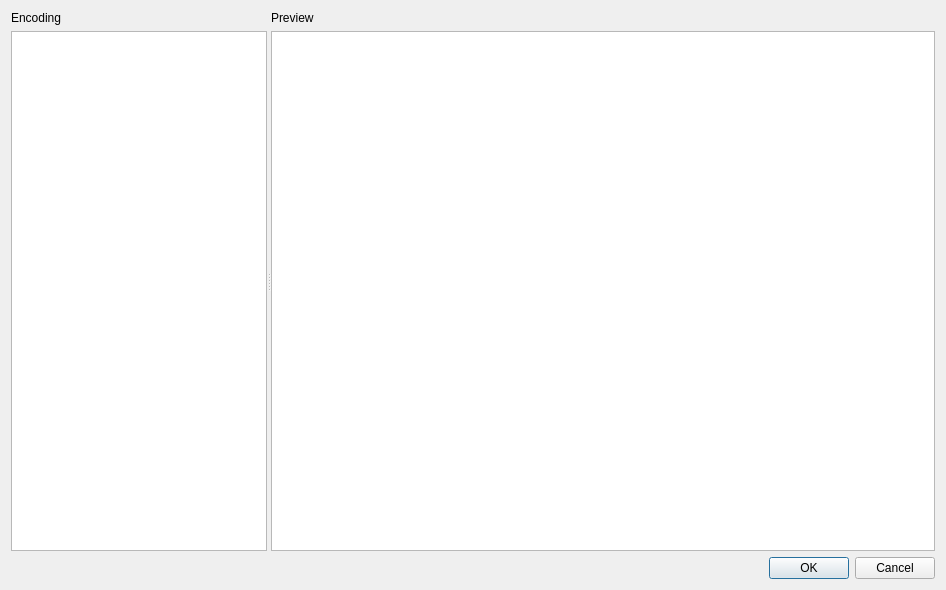
<?xml version="1.0" encoding="UTF-8"?>
<ui version="4.0">
 <class>EncodingDetectDialog</class>
 <widget class="QDialog" name="EncodingDetectDialog">
  <property name="geometry">
   <rect>
    <x>0</x>
    <y>0</y>
    <width>946</width>
    <height>590</height>
   </rect>
  </property>
  <property name="windowTitle">
   <string>Confirm detected subtitle encoding</string>
  </property>
  <layout class="QVBoxLayout" name="verticalLayout">
   <item>
    <widget class="QSplitter" name="hsplit">
     <property name="orientation">
      <enum>Qt::Horizontal</enum>
     </property>
     <property name="childrenCollapsible">
      <bool>false</bool>
     </property>
     <widget class="QWidget" name="encodingWrap" native="true">
      <layout class="QVBoxLayout" name="verticalLayout_2">
       <item>
        <widget class="QLabel" name="encodingLabel">
         <property name="text">
          <string>Encoding</string>
         </property>
         <property name="buddy">
          <cstring>encoding</cstring>
         </property>
        </widget>
       </item>
       <item>
        <widget class="QTreeView" name="encoding">
         <attribute name="headerVisible">
          <bool>false</bool>
         </attribute>
        </widget>
       </item>
      </layout>
     </widget>
     <widget class="QWidget" name="previewWrap" native="true">
      <property name="sizePolicy">
       <sizepolicy hsizetype="Expanding" vsizetype="Preferred">
        <horstretch>1</horstretch>
        <verstretch>0</verstretch>
       </sizepolicy>
      </property>
      <layout class="QVBoxLayout" name="verticalLayout_3">
       <item>
        <widget class="QLabel" name="previewLabel">
         <property name="text">
          <string>Preview</string>
         </property>
         <property name="buddy">
          <cstring>preview</cstring>
         </property>
        </widget>
       </item>
       <item>
        <widget class="QPlainTextEdit" name="preview">
         <property name="readOnly">
          <bool>true</bool>
         </property>
        </widget>
       </item>
      </layout>
     </widget>
    </widget>
   </item>
   <item>
    <widget class="QDialogButtonBox" name="buttonBox">
     <property name="orientation">
      <enum>Qt::Horizontal</enum>
     </property>
     <property name="standardButtons">
      <set>QDialogButtonBox::Cancel|QDialogButtonBox::Ok</set>
     </property>
    </widget>
   </item>
  </layout>
 </widget>
 <resources/>
 <connections>
  <connection>
   <sender>buttonBox</sender>
   <signal>accepted()</signal>
   <receiver>EncodingDetectDialog</receiver>
   <slot>accept()</slot>
   <hints>
    <hint type="sourcelabel">
     <x>254</x>
     <y>293</y>
    </hint>
    <hint type="destinationlabel">
     <x>157</x>
     <y>274</y>
    </hint>
   </hints>
  </connection>
  <connection>
   <sender>buttonBox</sender>
   <signal>rejected()</signal>
   <receiver>EncodingDetectDialog</receiver>
   <slot>reject()</slot>
   <hints>
    <hint type="sourcelabel">
     <x>316</x>
     <y>260</y>
    </hint>
    <hint type="destinationlabel">
     <x>286</x>
     <y>274</y>
    </hint>
   </hints>
  </connection>
 </connections>
</ui>
